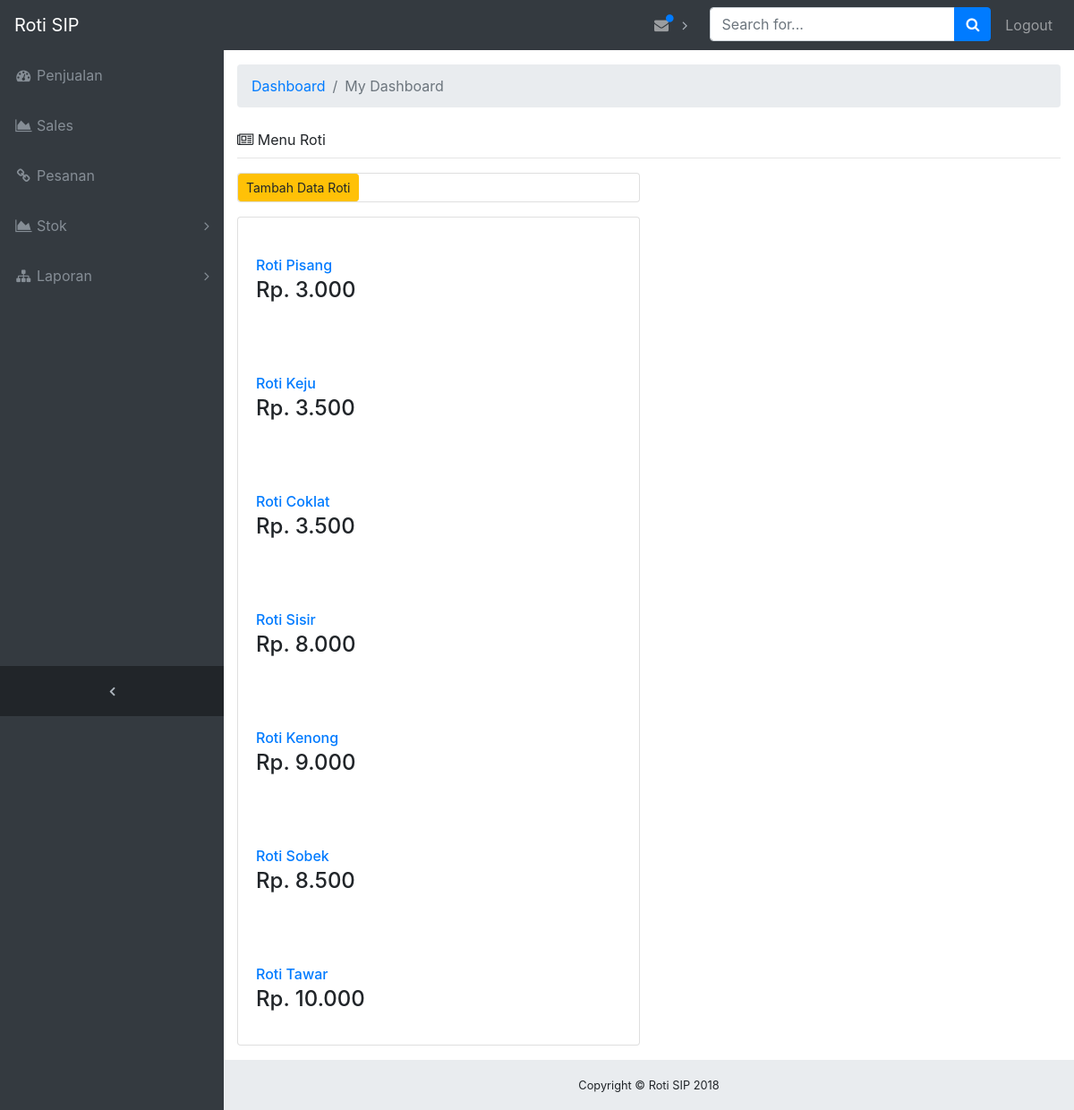
Page /index.php/login/Home on the earlier database version.
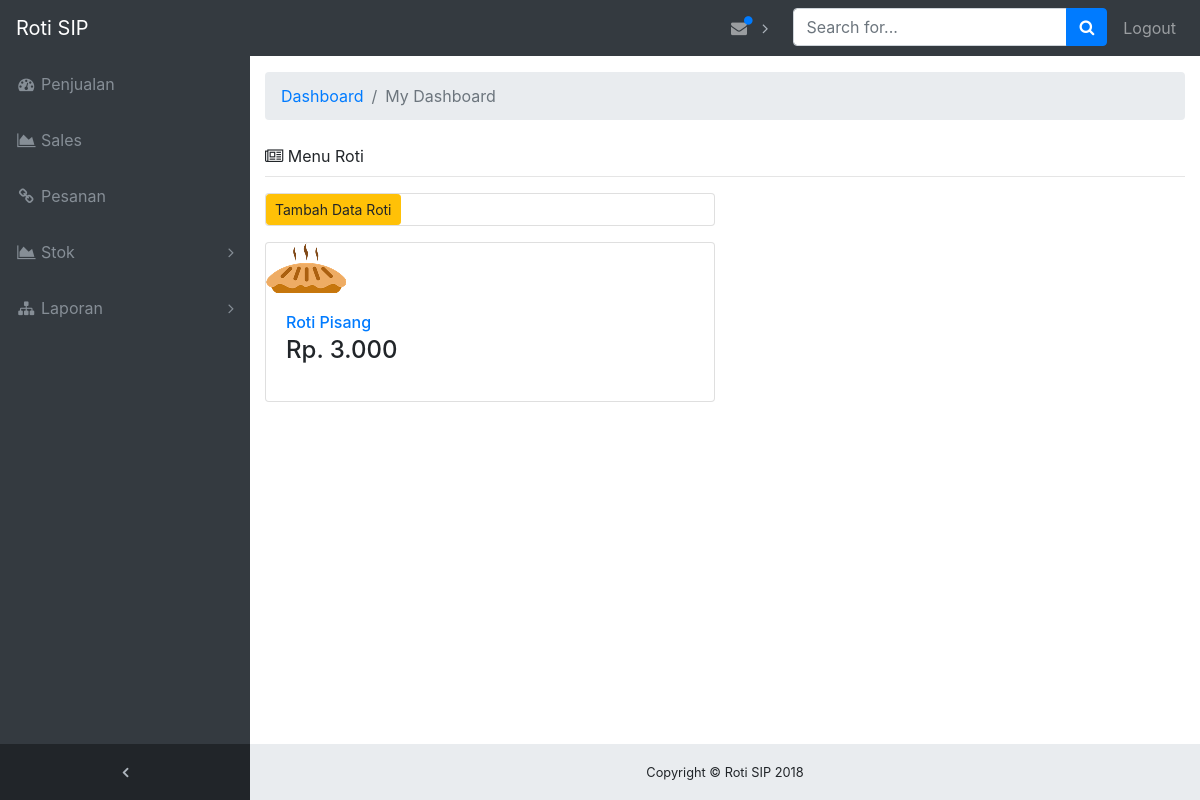
Same page on the later database version.
### tables this page shows
CREATE TABLE `tabel_roti` (
  `id_roti` int(10) NOT NULL,
  `nama_roti` varchar(30) NOT NULL,
  `harga` int(6) NOT NULL,
  `gambar` varchar(50) NOT NULL
);

### application/controllers/Login.php (called while the page is built, shortened)
<?php
class Login extends CI_Controller{
	public function __construct(){
		$this->load->model('Login_model');
		$this->load->model('Produk_model');
		$this->load->library('session');
		$this->load->helper('url');
	}
	function Home(){
		$data['produk'] = $this->Produk_model->data();
		$this->load->view('Home_view', $data);
	}
}
?>

### index.php (called while the page is built, shortened)
<?php
require_once BASEPATH.'core/CodeIgniter.php';

### application/models/Produk_model.php (called while the page is built, shortened)
<?php
class Produk_model extends CI_Model {
  public function data(){
   $this->db->select('*');
   $this->db->from('tabel_roti');
   $data = $this->db->get();
   return $data->result();
 }
}
?>

### application/views/Home_view.php (the view, shortened to what this page needs)
<!DOCTYPE html>
<html lang="en">
<head>
  <link href="<?php echo base_url ('assets/vendor/bootstrap/css/bootstrap.min.css'); ?>" rel="stylesheet">
  <link href="<?php echo base_url ('assets/vendor/font-awesome/css/font-awesome.min.css');?>" rel="stylesheet" type="text/css">
  <link href="<?php echo base_url ('assets/vendor/datatables/dataTables.bootstrap4.css');?>" rel="stylesheet">
  <link href="<?php echo base_url ('assets/css/sb-admin.css');?>" rel="stylesheet">
</head>
<body class="fixed-nav sticky-footer bg-dark" id="page-top">
  <nav class="navbar navbar-expand-lg navbar-dark bg-dark fixed-top" id="mainNav">
    <a class="navbar-brand" href="<?php echo base_url ();?>Login/Home">Roti SIP</a>
    <div class="collapse navbar-collapse" id="navbarResponsive">
      <ul class="navbar-nav navbar-sidenav" id="exampleAccordion">
        <li class="nav-item" data-toggle="tooltip" data-placement="right" title="Dashboard">
          <a class="nav-link" href="http:/RotiSIP-Web/Penjualan">
            <i class="fa fa-fw fa-dashboard"></i>
            <span class="nav-link-text">Penjualan</span>
          </a>
        </li>
        <li class="nav-item" data-toggle="tooltip" data-placement="right" title="Form Sales">
          <a class="nav-link" href="http:/RotiSIP-Web/SalesBaru">
            <i class="fa fa-fw fa-area-chart"></i>
            <span class="nav-link-text">Sales</span>
          </a>
        </li>
       <li class="nav-item" data-toggle="tooltip" data-placement="right" title="Link">
          <a class="nav-link" href="http:/RotiSIP-Web/Pesanan">
            <i class="fa fa-fw fa-link"></i>
            <span class="nav-link-text">Pesanan</span>
          </a>
        </li>
        <li class="nav-item" data-toggle="tooltip" data-placement="right" title="Example Pages">
          <a class="nav-link nav-link-collapse collapsed" data-toggle="collapse" href="#collapseStok" data-parent="#exampleAccordion">
            <i class="fa fa-fw fa-area-chart"></i>
            <span class="nav-link-text">Stok</span>
          </a>
        </li>
         <li class="nav-item" data-toggle="tooltip" data-placement="right" title="Menu Levels">
          <a class="nav-link nav-link-collapse collapsed" data-toggle="collapse" href="#collapseLaporan" data-parent="#exampleAccordion">
            <i class="fa fa-fw fa-sitemap"></i>
            <span class="nav-link-text">Laporan</span>
          </a>
        </li>
      </ul>
      <ul class="navbar-nav sidenav-toggler">
        <li class="nav-item">
         <a class="nav-link text-center" id="sidenavToggler">
            <i class="fa fa-fw fa-angle-left"></i>
          </a>
        </li>
      </ul>
      <ul class="navbar-nav ml-auto">
        <li class="nav-item dropdown">
          <a class="nav-link dropdown-toggle mr-lg-2" id="alertsDropdown" href="#" data-toggle="dropdown" aria-haspopup="true" aria-expanded="false">
             <i class="fa fa-fw fa-envelope"></i>
            <span class="indicator text-primary d-none d-lg-block">
              <i class="fa fa-fw fa-circle"></i>
            </span>
          </a>
        </li>
        <li class="nav-item">
          <form class="form-inline my-2 my-lg-0 mr-lg-2">
            <div class="input-group">
              <input class="form-control" type="text" placeholder="Search for...">
              <span class="input-group-append">
                <button class="btn btn-primary" type="button">
                  <i class="fa fa-search"></i>
                </button>
              </span>
            </div>
          </form>
        </li>
        <li class="nav-item">
          <a class="nav-link" href="http:/RotiSIP-Web/Login/Logout">Logout</a>
        </li>
      </ul>
    </div>
  </nav>
  <div class="content-wrapper">
    <div class="container-fluid">
      <ol class="breadcrumb">
        <li class="breadcrumb-item">
          <a href="http://localhost/RotiSIP-Web/Login/Home">Dashboard</a>
        </li>
        <li class="breadcrumb-item active">My Dashboard</li>
      </ol>
          <div class="mb-0 mt-4">
            <i class="fa fa-newspaper-o"></i> Menu Roti</div>
          <hr class="mt-2">
          <div class="card-columns">
            <div class="card mb-3" >
                <a href="<?php echo base_url();?>produk/input/" class="btn btn-sm btn-warning"><i class="glyphicon glyphicon-pencil"></i> Tambah Data Roti</a>
            </div>
            <div class="card mb-3">
           <?php
           foreach($produk as $p){
            ?>
             <a href="#">
                <img src="<?php echo base_url() . 'assets/images/'.$p->gambar  ?>" alt="">
              </a>
              <div class="card-body">
                <h6 class="card-title mb-1"><a href="#"><?php echo $p->nama_roti ?></a></h6>
                <h4>Rp. <?php echo number_format($p->harga,0,",","."); ?></h4>
              </div>
          <?php } ?>
           </div>
    <footer class="sticky-footer">
      <div class="container">
        <div class="text-center">
          <small>Copyright © Roti SIP 2018</small>
        </div>
      </div>
    </footer>
  </div>
</body>
</html>

### assets/css/sb-admin.css (style rules this page uses)
html { position: relative; min-height: 100%; }
body { overflow-x: hidden; }
body.sticky-footer { margin-bottom: 56px; }
body.sticky-footer .content-wrapper { min-height: calc(100vh - 56px - 56px); }
body.fixed-nav { padding-top: 56px; }
.content-wrapper { min-height: calc(100vh - 56px); padding-top: 1rem; }
#mainNav .navbar-collapse { overflow: auto; max-height: 75vh; }
#mainNav .navbar-collapse .navbar-nav .nav-item .nav-link { cursor: pointer; }
#mainNav .navbar-collapse .navbar-sidenav .nav-link-collapse:after { float: right; content: '\f107'; font-family: 'FontAwesome'; }
#mainNav .navbar-collapse .navbar-sidenav .nav-link-collapse.collapsed:after { content: '\f105'; }
#mainNav .navbar-collapse .sidenav-toggler { display: none; }
#mainNav .navbar-collapse .navbar-nav > .nav-item.dropdown > .nav-link { position: relative; min-width: 45px; }
#mainNav .navbar-collapse .navbar-nav > .nav-item.dropdown > .nav-link:after { float: right; width: auto; content: '\f105'; border: none; font-family: 'FontAwesome'; }
#mainNav .navbar-collapse .navbar-nav > .nav-item.dropdown > .nav-link .indicator { position: absolute; top: 5px; left: 21px; font-size: 10px; }
@media (min-width: 992px) { #mainNav .navbar-brand { width: 250px; } }
@media (min-width: 992px) { #mainNav .navbar-collapse { overflow: visible; max-height: none; } }
@media (min-width: 992px) { #mainNav .navbar-collapse .navbar-sidenav { position: absolute; top: 0; left: 0; -webkit-flex-direction: column; -ms-flex-direction: column; flex-direction: column; margin-top: 56px; } }
@media (min-width: 992px) { #mainNav .navbar-collapse .navbar-sidenav > .nav-item { width: 250px; padding: 0; } }
@media (min-width: 992px) { #mainNav .navbar-collapse .navbar-sidenav > .nav-item > .nav-link { padding: 1em; } }
@media (min-width: 992px) { #mainNav .navbar-collapse .navbar-nav > .nav-item.dropdown > .nav-link { min-width: 0; } }
@media (min-width: 992px) { #mainNav .navbar-collapse .navbar-nav > .nav-item.dropdown > .nav-link:after { width: 24px; text-align: center; } }
#mainNav.fixed-top .sidenav-toggler { display: none; }
@media (min-width: 992px) { #mainNav.fixed-top .navbar-sidenav { height: calc(100vh - 112px); } }
@media (min-width: 992px) { #mainNav.fixed-top .sidenav-toggler { position: absolute; top: 0; left: 0; display: flex; -webkit-flex-direction: column; -ms-flex-direction: column; flex-direction: column; margin-top: calc(100vh - 56px); } }
@media (min-width: 992px) { #mainNav.fixed-top .sidenav-toggler > .nav-item { width: 250px; padding: 0; } }
@media (min-width: 992px) { #mainNav.fixed-top .sidenav-toggler > .nav-item > .nav-link { padding: 1em; } }
#mainNav.fixed-top.navbar-dark .sidenav-toggler { background-color: #212529; }
#mainNav.fixed-top.navbar-dark .sidenav-toggler a i { color: #adb5bd; }
.content-wrapper { overflow-x: hidden; background: white; }
@media (min-width: 992px) { .content-wrapper { margin-left: 250px; } }
#sidenavToggler i { font-weight: 800; }
#mainNav.navbar-dark .navbar-collapse .navbar-sidenav .nav-link-collapse:after { color: #868e96; }
#mainNav.navbar-dark .navbar-collapse .navbar-sidenav > .nav-item > .nav-link { color: #868e96; }
#mainNav.navbar-dark .navbar-collapse .navbar-nav > .nav-item.dropdown > .nav-link:after { color: #adb5bd; }
@media (min-width: 992px) { #mainNav.navbar-dark .navbar-collapse .navbar-sidenav { background: #343a40; } }
@media (min-width: 576px) { .card-columns { column-count: 1; } }
@media (min-width: 768px) { .card-columns { column-count: 2; } }
@media (min-width: 1200px) { .card-columns { column-count: 2; } }
footer.sticky-footer { position: absolute; right: 0; bottom: 0; width: 100%; height: 56px; background-color: #e9ecef; line-height: 55px; }
@media (min-width: 992px) { footer.sticky-footer { width: calc(100% - 250px); } }

Differences in the rows shown:
removed tabel_roti: nama_roti "Roti Keju", harga "3.500"
removed tabel_roti: nama_roti "Roti Coklat", harga "3.500"
removed tabel_roti: nama_roti "Roti Sisir", harga "8.000"
removed tabel_roti: nama_roti "Roti Kenong", harga "9.000"
removed tabel_roti: nama_roti "Roti Sobek", harga "8.500"
removed tabel_roti: nama_roti "Roti Tawar", harga "10.000"
changed tabel_roti "Roti Pisang": gambar: picture added
